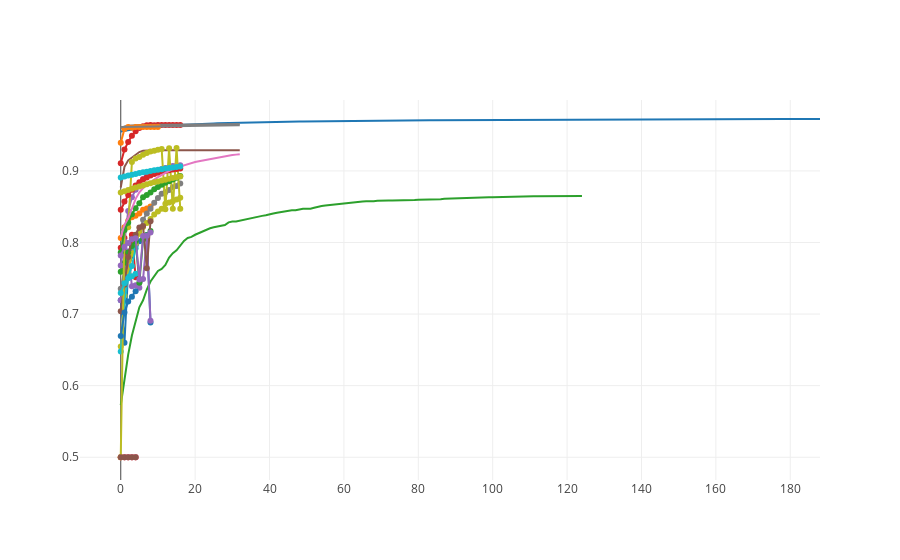

Source (notebook cell):
### Code cell
plot_intermediate_values(study)
